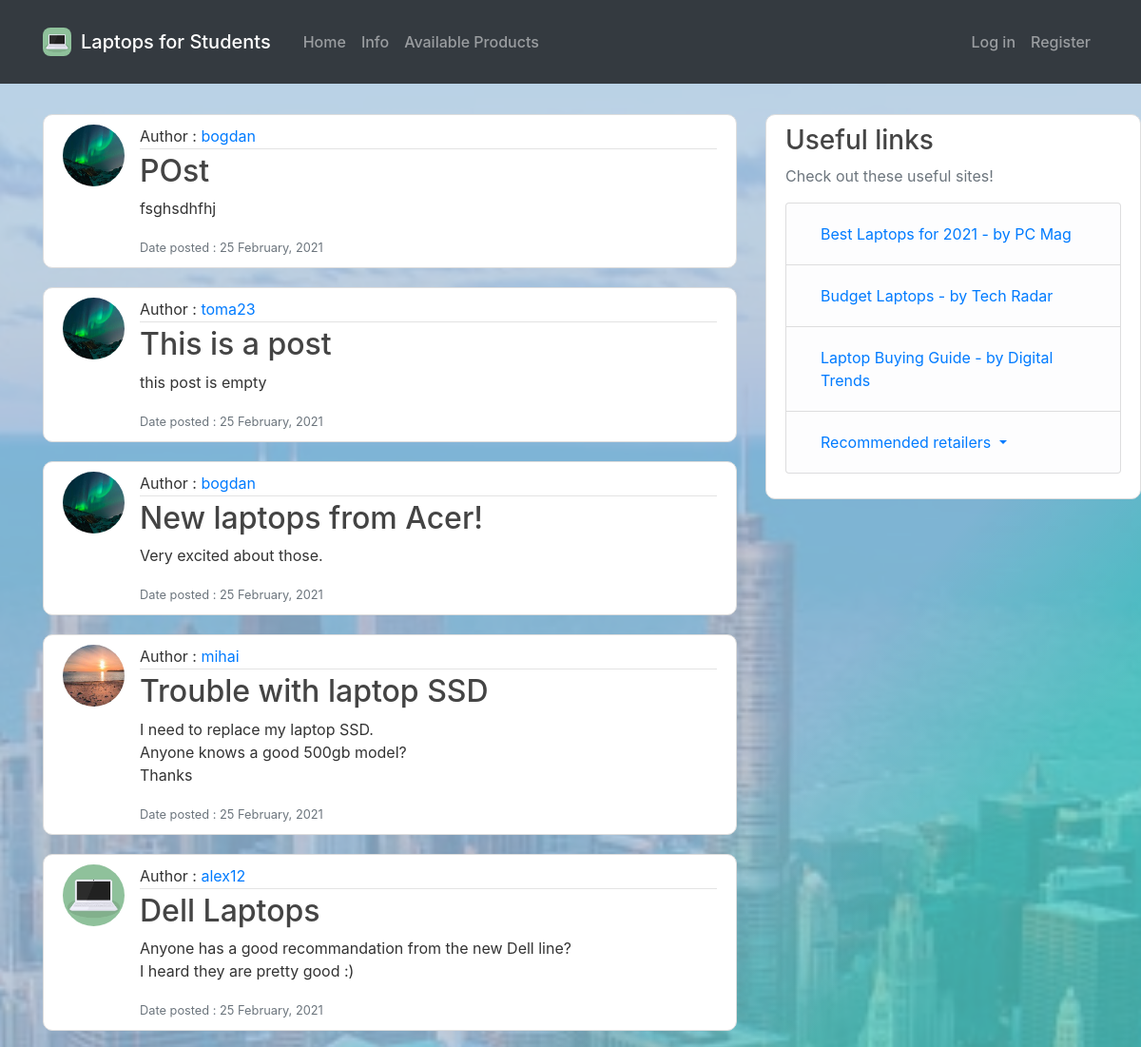
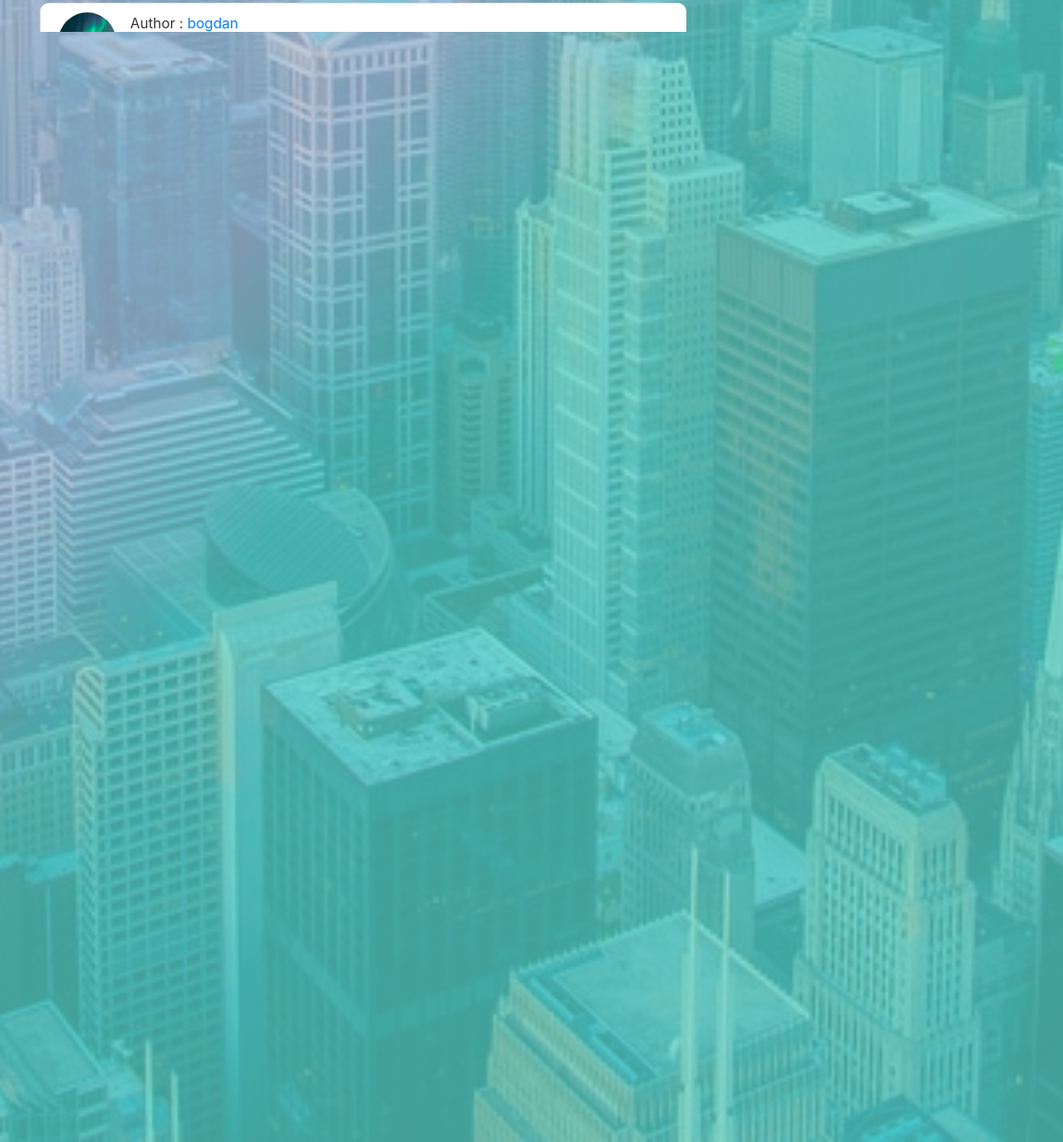
The page / on the database its author committed (2 pictures, top to bottom).
### home/models.py (models this page shows, shortened)
class Post(models.Model):
    title = models.CharField(max_length=50)
    content = models.TextField()
    date = models.DateTimeField(default=timezone.now)
    author = models.ForeignKey(User, on_delete=models.CASCADE)

### users/models.py (models this page shows, shortened)
class Profile(models.Model):
    user = models.OneToOneField(User, on_delete=models.CASCADE)
    bio = models.CharField(max_length=200, default='')
    date_joined = models.DateField(default=timezone.now)
    image = models.ImageField(default='default.jpg', upload_to='profile_pictures')

### home/views.py (the view)
# urls.py: path('', PostListView.as_view(), name='page-home'),
class PostListView(ListView):
    model = Post
    template_name = 'home/home.html'
    context_object_name = 'posts'
    ordering = ['-date']

### home/templates/home/home.html (shortened to what this page needs)
{% extends "home/base.html" %}
{% block content %}
    {% for post in posts %}
        <article class="media content-section">
            <a href="{% url 'author-detailed' post.author.id %}"><img class="rounded-circle article-img" src="{{ post.author.profile.image.url }}"></a>
            <div class="media-body">
                <div class="article-metadata">
                    Author :
                    <a class="mr-2" href="{% url 'author-detailed' post.author.id %}">{{ post.author }}</a>
                </div>
                <h2><a class="article-title" href="{% url 'post-detailed' post.id %}">{{ post.title }}</a></h2>
                <p class="article-content">{{ post.content }}</p>
                <small class="text-muted">Date posted : {{ post.date|date:'d F, Y' }}</small>
            </div>
        </article>
    {% endfor %}
{% endblock content%}
{% block sidebar %}
<div class="content-section position-fixed">
            <h3>Useful links</h3>
            <p class='text-muted'>
              Check out these useful sites!
              <ul class="list-group">
                <li class="list-group-item list-group-item-light"><a class="nav-item nav-link" href="https://www.pcmag.com/picks/the-best-laptops" target="_blank">
                    Best Laptops for 2021 - by PC Mag</a></li>
                <li class="list-group-item list-group-item-light"><a class="nav-item nav-link" href="https://www.techradar.com/news/the-best-laptop-deals" target="_blank">
                    Budget Laptops - by Tech Radar</a></li>
                <li class="list-group-item list-group-item-light"><a class="nav-item nav-link" href="https://www.digitaltrends.com/computing/laptop-buying-guide/" target="_blank">
                    Laptop Buying Guide - by Digital Trends</a></li>
                <li class="list-group-item list-group-item-light">
                        <a class="nav-link dropdown-toggle" href="#" id="navbarDropdownMenuLink" data-toggle="dropdown" aria-haspopup="true" aria-expanded="false">
                        Recommended retailers
                        </a>
                </li>
              </ul>
            </p>
          </div>
{% endblock sidebar %}

### home/templates/home/base.html (shortened to what this page needs)
{% load static %}
<!DOCTYPE html>
<html class="bg">
<head>
    <link rel="stylesheet" href="https://maxcdn.bootstrapcdn.com/bootstrap/4.0.0/css/bootstrap.min.css">
    <link rel="stylesheet" href="{% static 'css/style.css' %}" type="text/css">
</head>
<body class="bg">
    <header class="site-header">
        <nav class="navbar navbar-expand-lg navbar-dark bg-dark fixed-top py-4">
            <div class="container">
                <a href="{% url 'page-home' %}"><img class="nav-image" src="{% static 'images/laptop_image_navbar.png' %}" width="30" height="30" class="d-inline-block align-top" alt="laptop logo for site"></a>
                {% if user.is_authenticated %}
                <a class="navbar-brand" href="{% url 'page-home' %}">Laptops for {{ user.username }}</a>
                {% else %}
                <a class="navbar-brand" href="{% url 'page-home' %}">Laptops for Students</a>
                {% endif %}
                <div class="collapse navbar-collapse" id="navbarToggle">
                    <div class="navbar-nav mr-auto">
                        <a class="nav-item nav-link" href="{% url 'page-home' %}">Home</a>
                        <a class="nav-item nav-link" href="{% url 'page-info' %}">Info</a>
                        <a class="nav-item nav-link" href="{% url 'page-scrape' %}">Available Products</a>
                    </div>
                    <div class="navbar-nav nav-right">
                        {% if user.is_authenticated %}
                        <a class="nav-item nav-link" href="{% url 'post-create' %}">Create Post</a>
                        <a class="nav-item nav-link" href="{% url 'profile' %}">My Profile</a>
                        <a class="nav-item nav-link" href="{% url 'logout' %}">Log out</a>
                            {% if user.is_superuser and not author_view %}
                            <a class="nav-item nav-link" href="{% url 'admin:index' %}" target="_blank">Admin Page</a>
                            {%endif%}
                        {% else %}
                        <a class="nav-item nav-link" href="{% url 'login' %}">Log in</a>
                        <a class="nav-item nav-link" href="{% url 'registration' %}">Register</a>
                        {%endif%}
                    </div>
                </div>
            </div>
        </nav>
    </header>
    <main role="main" class="container">
      <div class="row">
        <div class="col-md-8">
          {% block content %}
          {% endblock %}
        </div>
        <div class="col-md-4">
          {% block sidebar %}
          {% endblock sidebar %}
        </div>
      </div>
    </main>
</body>
</html>

### home/static/css/style.css (style rules this page uses)
.bg { background: rgb(169,200,227); background: linear-gradient(132deg, rgba(169,200,227,1) 45%, rgba(87,212,200,1) 55%); height: 100%; margin: 0; background-repeat: no-repeat; background-attachment: fixed; }
header { padding-bottom: 120px; }
img { border-radius: 8px; }
.navbar-brand { padding-left: 10px; }
.navbar-nav { padding-left: 10px; }
.nav-right { padding-left: 50px; }
body { background: #fafafa; color: #333333; margin-top: 5rem; }
h1, h2, h3, h4, h5, h6 { color: #444444; }
ul { margin: 0; }
.site-header .navbar-nav { color: #cbd5db; }
.site-header { color: #ffffff; }
.site-header { font-weight: 500; }
.content-section { background: #ffffff; padding: 10px 20px; border: 1px solid #dddddd; border-radius: 10px; margin-bottom: 20px; }
.article-title { color: #444444; }
.article-content { white-space: pre-line; }
.article-img { height: 65px; width: 65px; margin-right: 16px; }
.article-metadata { padding-bottom: 1px; margin-bottom: 4px; border-bottom: 1px solid #e3e3e3 }

### rows shown on the page
Post: author.profile.image (picture), author "bogdan", title "POst", content "fsghsdhfhj", date "25 February, 2021"
Post: author.profile.image (picture), author "toma23", title "This is a post", content "this post is empty", date "25 February, 2021"
Post: author.profile.image (picture), author "bogdan", title "New laptops from Acer!", content "Very excited about those.", date "25 February, 2021"
Post: author.profile.image (picture), author "mihai", title "Trouble with laptop SSD", content "I need to replace my laptop SSD. Anyone knows a good 500gb model? Thanks", date "25 February, 2021"
Post: author.profile.image (placeholder picture), author "alex12", title "Dell Laptops", content "Anyone has a good recommandation from the new Dell line? I heard they are pretty good :)", date "25 February, 2021"
Post: author.profile.image (picture), author "bogdan", title "Check out this laptop, mihai!", content "I heard it's one of the best laptops of 2021: https://www.youtube.com/watch?v=dQw4w9WgXcQ", date "25 February, 2021"
Post: author.profile.image (picture), content "Oh, and also for gaming ;)", date "25 February, 2021"
Post: author.profile.image (picture), author "mihai", title "Laptop for Graphic Design?", content "Could you please recommend me some good laptops for Graphic Design? Hugs and kisses :*", date "25 February, 2021"
Post: author.profile.image (placeholder picture), author "alex12", title "New laptops", content "Have you seen the new laptops from Asus? Here is a link: https://www.asus.com/us/Laptops/For-Work/All-series/", date "25 February, 2021"
Post: author.profile.image (placeholder picture), author "alex12", title "This is also my first post", content "Thanks for making this site, it really helped me a lot :))) I was planning on buying a laptop and you gave me some good advice Have a nice day!!! *Edited the post for grammar", date "25 February, 2021"
Post: author.profile.image (picture), author "bogdan", title "This is my first post", content "I have been thinking of buying a new laptop for a while now, so I made this site. Enjoy! :D"
